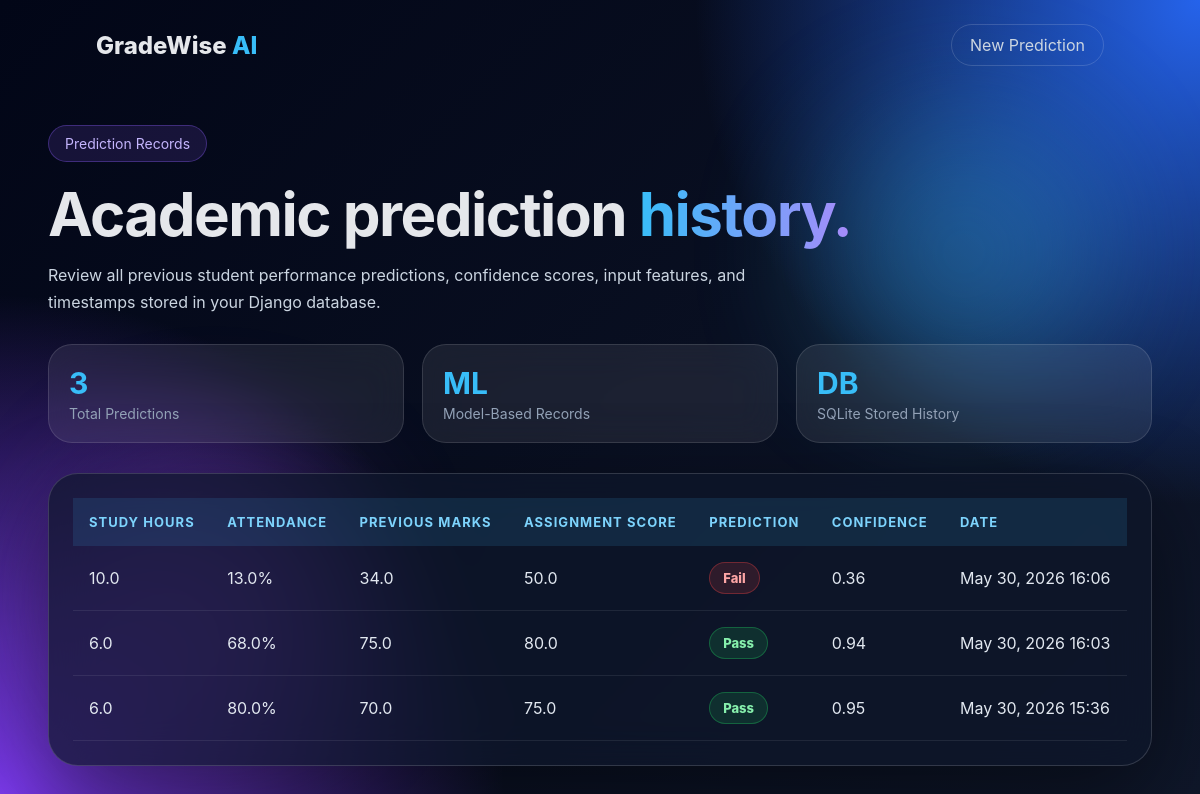
The page /history/ on the database its author committed.
### predictor/models.py (models this page shows, shortened)
class PredictionHistory(models.Model):
    study_hours = models.FloatField()
    attendance = models.FloatField()
    previous_marks = models.FloatField()
    assignment_score = models.FloatField()
    prediction = models.CharField(max_length=20)
    probability = models.FloatField(null=True, blank=True)
    created_at = models.DateTimeField(auto_now_add=True)

### predictor/views.py (the view)
# urls.py: path("history/", history_view, name="history"),
def history_view(request):
    histories = PredictionHistory.objects.order_by("-created_at")
    return render(request, "predictor/history.html", {
        "histories": histories,
    })

### predictor/templates/predictor/history.html (shortened to what this page needs)
<!doctype html>
<html lang="en">
  <head>
  </head>
  <body>
    <div class="orb orb-one"></div>
    <div class="orb orb-two"></div>
    <nav class="navbar">
      <div class="brand">GradeWise <span>AI</span></div>
      <a href="{% url 'predict' %}" class="nav-link">New Prediction</a>
    </nav>
    <main class="container">
      <section class="header">
        <div class="badge">Prediction Records</div>
        <h1>Academic prediction <span>history.</span></h1>
        <p>
          Review all previous student performance predictions, confidence
          scores, input features, and timestamps stored in your Django database.
        </p>
      </section>
      <section class="summary-grid">
        <div class="summary-card">
          <h3>{{ histories|length }}</h3>
          <p>Total Predictions</p>
        </div>
        <div class="summary-card">
          <h3>ML</h3>
          <p>Model-Based Records</p>
        </div>
        <div class="summary-card">
          <h3>DB</h3>
          <p>SQLite Stored History</p>
        </div>
      </section>
      <section class="table-card">
        <table>
          <thead>
            <tr>
              <th>Study Hours</th>
              <th>Attendance</th>
              <th>Previous Marks</th>
              <th>Assignment Score</th>
              <th>Prediction</th>
              <th>Confidence</th>
              <th>Date</th>
            </tr>
          </thead>
          <tbody>
            {% for item in histories %}
            <tr>
              <td>{{ item.study_hours }}</td>
              <td>{{ item.attendance }}%</td>
              <td>{{ item.previous_marks }}</td>
              <td>{{ item.assignment_score }}</td>
              <td>
                {% if item.prediction == "Pass" %}
                <span class="pill pass">Pass</span>
                {% else %}
                <span class="pill fail">Fail</span>
                {% endif %}
              </td>
              <td>
                {% if item.probability %} {{ item.probability|floatformat:2 }}
                {% else %} N/A {% endif %}
              </td>
              <td>{{ item.created_at|date:"M d, Y H:i" }}</td>
            </tr>
            {% empty %}
            <tr>
              <td colspan="7" class="empty">
                No prediction history found. Create your first prediction.
              </td>
            </tr>
            {% endfor %}
          </tbody>
        </table>
      </section>
    </main>
  </body>
</html>

### predictor/templates/predictor/history.html (style rules this page uses)
* { margin: 0; padding: 0; box-sizing: border-box; font-family: "Inter", "Segoe UI", sans-serif; }
body { min-height: 100vh; background: radial-gradient(circle at top right, #2563eb 0, transparent 35%), radial-gradient(circle at bottom left, #7c3aed 0, transparent 35%), linear-gradient(135deg, #020617, #0f172a); color: #e5e7eb; overflow-x: hidden; }
.orb { position: fixed; width: 280px; height: 280px; border-radius: 50%; filter: blur(70px); opacity: 0.32; z-index: -1; animation: moveOrb 7s infinite alternate ease-in-out; }
.orb-one { background: #38bdf8; top: 14%; right: 8%; }
.orb-two { background: #a855f7; bottom: 8%; left: 6%; animation-delay: 2s; }
.navbar { padding: 24px 8%; display: flex; justify-content: space-between; align-items: center; }
.brand { font-size: 24px; font-weight: 800; }
.brand span { color: #38bdf8; }
.nav-link { color: #cbd5e1; text-decoration: none; padding: 10px 18px; border-radius: 999px; border: 1px solid rgba(255,255,255,0.15); transition: 0.3s; }
.container { width: 92%; max-width: 1200px; margin: 35px auto; }
.header { margin-bottom: 28px; animation: fadeDown 0.8s ease forwards; }
.badge { display: inline-block; margin-bottom: 16px; padding: 9px 16px; border-radius: 999px; background: rgba(139,92,246,0.14); border: 1px solid rgba(139,92,246,0.35); color: #c4b5fd; font-size: 14px; }
.header h1 { font-size: clamp(38px, 5vw, 64px); letter-spacing: -1.5px; margin-bottom: 12px; }
.header h1 span { background: linear-gradient(90deg, #38bdf8, #a78bfa); -webkit-background-clip: text; color: transparent; }
.header p { color: #cbd5e1; line-height: 1.7; max-width: 700px; }
.table-card { margin-top: 30px; padding: 24px; border-radius: 30px; background: rgba(15,23,42,0.72); border: 1px solid rgba(255,255,255,0.15); backdrop-filter: blur(22px); box-shadow: 0 30px 90px rgba(0,0,0,0.45); overflow-x: auto; animation: riseUp 0.85s ease forwards; }
table { width: 100%; border-collapse: collapse; min-width: 900px; }
thead { background: rgba(56,189,248,0.12); }
th { padding: 16px; text-align: left; color: #7dd3fc; font-size: 13px; text-transform: uppercase; letter-spacing: 0.08em; }
td { padding: 16px; color: #e2e8f0; border-bottom: 1px solid rgba(255,255,255,0.08); }
tbody tr { transition: 0.3s; animation: rowFade 0.6s ease forwards; }
.pill { display: inline-block; padding: 7px 13px; border-radius: 999px; font-weight: 800; font-size: 13px; }
.pass { background: rgba(34,197,94,0.15); color: #86efac; border: 1px solid rgba(34,197,94,0.35); }
.fail { background: rgba(239,68,68,0.15); color: #fca5a5; border: 1px solid rgba(239,68,68,0.35); }
.summary-grid { display: grid; grid-template-columns: repeat(3, minmax(170px, 1fr)); gap: 18px; margin-top: 28px; }
.summary-card { padding: 20px; border-radius: 24px; background: rgba(255,255,255,0.08); border: 1px solid rgba(255,255,255,0.12); backdrop-filter: blur(18px); transition: 0.35s; animation: riseUp 0.8s ease forwards; }
.summary-card h3 { font-size: 30px; color: #38bdf8; margin-bottom: 4px; }
.summary-card p { color: #94a3b8; font-size: 14px; }

### rows shown on the page
PredictionHistory: study_hours "10.0", attendance "13.0", previous_marks "34.0", assignment_score "50.0", prediction "Fail", probability "0.36", created_at "May 30, 2026 16:06"
PredictionHistory: study_hours "6.0", attendance "68.0", previous_marks "75.0", assignment_score "80.0", prediction "Pass", probability "0.94", created_at "May 30, 2026 16:03"
PredictionHistory: study_hours "6.0", attendance "80.0", previous_marks "70.0", assignment_score "75.0", prediction "Pass", probability "0.95", created_at "May 30, 2026 15:36"

### other values the page prints
{{ histories|length }} "3"
